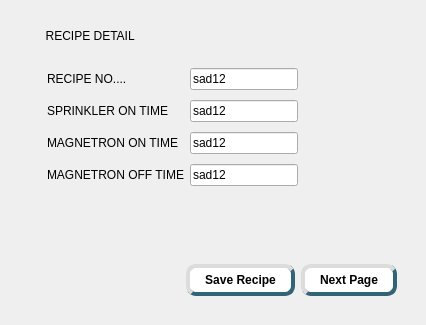
     <widget class="QWidget" name="page5">
      <layout class="QHBoxLayout" name="horizontalLayout_25">
       <item>
        <widget class="QWidget" name="widget_41" native="true">
         <layout class="QVBoxLayout" name="verticalLayout_22">
          <item>
           <widget class="QWidget" name="widget_46" native="true">
            <layout class="QVBoxLayout" name="verticalLayout_23">
             <item alignment="Qt::AlignmentFlag::AlignLeft|Qt::AlignmentFlag::AlignVCenter">
              <widget class="QLabel" name="label_28">
               <property name="text">
                <string>     RECIPE DETAIL</string>
               </property>
              </widget>
             </item>
             <item>
              <widget class="QWidget" name="widget_45" native="true">
               <layout class="QHBoxLayout" name="horizontalLayout_27">
                <item>
                 <widget class="QWidget" name="widget_42" native="true">
                  <layout class="QFormLayout" name="formLayout_2">
                   <property name="verticalSpacing">
                    <number>10</number>
                   </property>
                   <property name="topMargin">
                    <number>10</number>
                   </property>
                   <property name="rightMargin">
                    <number>10</number>
                   </property>
                   <property name="bottomMargin">
                    <number>5</number>
                   </property>
                   <item row="0" column="0">
                    <widget class="QLabel" name="label_7">
                     <property name="text">
                      <string>RECIPE NO....</string>
                     </property>
                    </widget>
                   </item>
                   <item row="0" column="1">
                    <widget class="QLineEdit" name="setRecNo">
                     <property name="text">
                      <string>sad12</string>
                     </property>
                    </widget>
                   </item>
                   <item row="1" column="0">
                    <widget class="QLabel" name="label_27">
                     <property name="text">
                      <string>SPRINKLER ON TIME</string>
                     </property>
                    </widget>
                   </item>
                   <item row="1" column="1">
                    <widget class="QLineEdit" name="setSprinklerON">
                     <property name="text">
                      <string>sad12</string>
                     </property>
                    </widget>
                   </item>
                   <item row="2" column="0">
                    <widget class="QLabel" name="label_18">
                     <property name="text">
                      <string>MAGNETRON ON TIME</string>
                     </property>
                    </widget>
                   </item>
                   <item row="2" column="1">
                    <widget class="QLineEdit" name="setMagON">
                     <property name="text">
                      <string>sad12</string>
                     </property>
                    </widget>
                   </item>
                   <item row="3" column="0">
                    <widget class="QLabel" name="label_19">
                     <property name="text">
                      <string>MAGNETRON OFF TIME</string>
                     </property>
                    </widget>
                   </item>
                   <item row="3" column="1">
                    <widget class="QLineEdit" name="setMagOFF">
                     <property name="text">
                      <string>sad12</string>
                     </property>
                    </widget>
                   </item>
                  </layout>
                 </widget>
                </item>
                <item>
                 <spacer name="horizontalSpacer_9">
                  <property name="orientation">
                   <enum>Qt::Orientation::Horizontal</enum>
                  </property>
                  <property name="sizeHint" stdset="0">
                   <size>
                    <width>40</width>
                    <height>20</height>
                   </size>
                  </property>
                 </spacer>
                </item>
                <item>
                 <spacer name="horizontalSpacer_10">
                  <property name="orientation">
                   <enum>Qt::Orientation::Horizontal</enum>
                  </property>
                  <property name="sizeHint" stdset="0">
                   <size>
                    <width>40</width>
                    <height>20</height>
                   </size>
                  </property>
                 </spacer>
                </item>
               </layout>
              </widget>
             </item>
            </layout>
           </widget>
          </item>
          <item>
           <spacer name="verticalSpacer_7">
            <property name="orientation">
             <enum>Qt::Orientation::Vertical</enum>
            </property>
            <property name="sizeHint" stdset="0">
             <size>
              <width>20</width>
              <height>40</height>
             </size>
            </property>
           </spacer>
          </item>
          <item alignment="Qt::AlignmentFlag::AlignRight">
           <widget class="QWidget" name="widget_43" native="true">
            <layout class="QHBoxLayout" name="horizontalLayout_26">
             <item>
              <widget class="QPushButton" name="saveRecipeBtn">
               <property name="enabled">
                <bool>true</bool>
               </property>
               <property name="sizePolicy">
                <sizepolicy hsizetype="Preferred" vsizetype="Fixed">
                 <horstretch>0</horstretch>
                 <verstretch>0</verstretch>
                </sizepolicy>
               </property>
               <property name="styleSheet">
                <string notr="true">QPushButton {
    background-color: #FFFFFF;
    color: black;
    border-radius: 10px;
    padding: 5px 15px;
    font-weight: bold;
    border: 4px solid rgb(50,100,120);
	border-top-color:rgb(220,220,220);
border-left-color:rgb(220,220,220);
}

QPushButton:hover {
    background-color: #357ABD; /* Darkens on hover */
}

QPushButton:pressed {
    background-color: #2A5F91; /* Darkens further when clicked */
    padding-top: 7px; /* Sublte "push" effect */
}</string>
               </property>
               <property name="text">
                <string>Save Recipe</string>
               </property>
               <property name="icon">
                <iconset resource="../Qss/icons/_icons.qrc">
                 <normaloff>:/material_design/icons/material_design/save.png</normaloff>:/material_design/icons/material_design/save.png</iconset>
               </property>
               <property name="iconSize">
                <size>
                 <width>32</width>
                 <height>32</height>
                </size>
               </property>
              </widget>
             </item>
             <item>
              <widget class="QPushButton" name="pNextBtn">
               <property name="sizePolicy">
                <sizepolicy hsizetype="Preferred" vsizetype="Preferred">
                 <horstretch>0</horstretch>
                 <verstretch>0</verstretch>
                </sizepolicy>
               </property>
               <property name="styleSheet">
                <string notr="true">QPushButton {
    background-color: #FFFFFF;
    color: black;
    border-radius: 10px;
    padding: 5px 15px;
    font-weight: bold;
    border: 4px solid rgb(50,100,120);
	border-top-color:rgb(220,220,220);
border-left-color:rgb(220,220,220);
}

QPushButton:hover {
    background-color: #357ABD; /* Darkens on hover */
}

QPushButton:pressed {
    background-color: #2A5F91; /* Darkens further when clicked */
    padding-top: 7px; /* Sublte "push" effect */
}</string>
               </property>
               <property name="text">
                <string>Next Page</string>
               </property>
               <property name="icon">
                <iconset resource="../Qss/icons/_icons.qrc">
                 <normaloff>:/font_awesome_solid/icons/font_awesome/solid/share.png</normaloff>:/font_awesome_solid/icons/font_awesome/solid/share.png</iconset>
               </property>
               <property name="iconSize">
                <size>
                 <width>32</width>
                 <height>32</height>
                </size>
               </property>
              </widget>
             </item>
            </layout>
           </widget>
          </item>
         </layout>
        </widget>
       </item>
      </layout>
     </widget>
